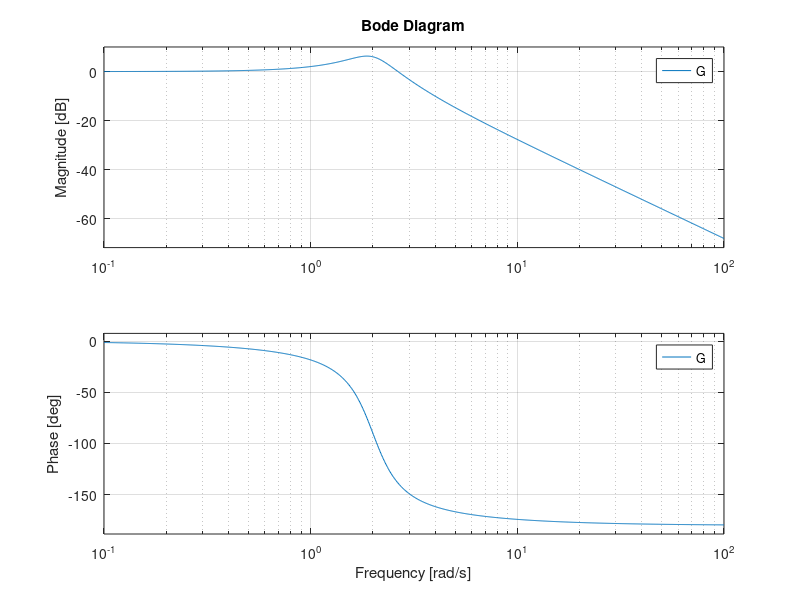

Reproduce this figure in MATLAB.
clear all;
close all;
clc;

G = tf([4],[1 1 4]);

% Plot the Bode plot
bode(G);
grid on;

% Calculate and display the gain and phase margins
[GM, PM] = margin(G);

% Display the gain and phase margins in the console
disp(['Phase Margin (PM): ' num2str(PM) ' degrees']);
disp(['Gain Margin (GM): ' num2str(GM)]);
